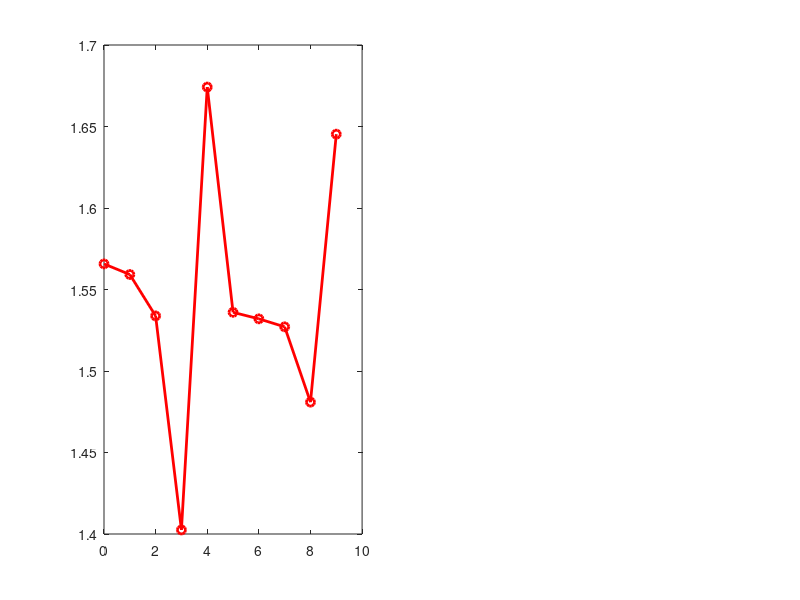

Source code (MATLAB): (Note: this script raises an error after producing the figure.)
clc, close all, clear all;

time_intervals = 0:1:9; % Time from 0 to 9 minutes

% Test 1 results
FIT4018_kg_hr_test1 = [1.5657, 1.5592, 1.5338, 1.4025, 1.6742, 1.5360, 1.5320, 1.5271, 1.4809, 1.6453];
ExternFlowmeter_kg_hr_test1 = [1.7435, 1.7438, 1.7785, 1.7777, 1.7799, 1.7123, 1.7781, 1.7733, 1.7772, 1.7850];

% Test 2 results
FIT4018_kg_hr_test2 = [6.8252, 6.7081, 6.7629, 6.6409, 6.6708, 6.7098, 6.7246, 6.6630, 6.7123, 6.7452];
ExternFlowmeter_kg_hr_test2 = [7.6042, 7.6211, 7.6316, 7.6130, 7.6158, 7.6054, 7.5997, 7.6097, 7.6017, 7.6311];

% Calculate the average values for each test
average_FIT4018_test1 = mean(FIT4018_kg_hr_test1);
average_ExternFlowmeter_test1 = mean(ExternFlowmeter_kg_hr_test1);
average_FIT4018_test2 = mean(FIT4018_kg_hr_test2);
average_ExternFlowmeter_test2 = mean(ExternFlowmeter_kg_hr_test2);


% Totalizer
Totalizer_FIT4018_test1 = 0.2609 * 60/10;
Totalizer_ExternFlowmeter_test1 = 0.2929 * 60/10;
Flowglass_Test1 = 0.291 * 60/10; % Closes instantly

Totalizer_FIT4018_test2 = 1.1833 * 60/10;
Totalizer_ExternFlowmeter_test2 = 1.2623 * 60/10;
Flowglass_Test2 = 1.267 * 60/10; % Closes instantly

% Create figure
figure;

% Subplot for Test 1
subplot(1,2,1); % Adjust to a 1x2 grid for two tests
plot(time_intervals, FIT4018_kg_hr_test1,'LineWidth', 2, 'Marker', 'o', 'Color', 'red','DisplayName', '42FIT4018');
hold on;
yline(Totalizer_FIT4018_test1,':', 'Color', 'red', 'LineWidth', 2,'DisplayName', 'Totalizer');
plot(time_intervals, ExternFlowmeter_kg_hr_test1, 'LineWidth', 2, 'Marker', 's', 'Color', 'green','DisplayName', 'External Flow meter');
yline(Totalizer_ExternFlowmeter_test1,':', 'Color', 'green', 'LineWidth', 2,'DisplayName', 'Totalizer');
yline(Flowglass_Test1,':', 'Color', 'Blue', 'LineWidth', 2,'DisplayName', 'Flow-glass');
title('Deviation Test 1 [Pump Strokelength: 20%]');
xlabel('Time [min]', 'FontSize', 10, 'FontWeight', 'bold');
ylabel('Flow Rate [kg/hr]', 'FontSize', 10, 'FontWeight', 'bold');
xlim([0,9]);
ylim([0 10]);
grid on;
legend('show');

% Subplot for Test 2
subplot(1,2,2); % Adjust to a 1x2 grid for two tests
plot(time_intervals, FIT4018_kg_hr_test2, 'LineWidth', 2, 'Marker', 'o', 'Color', 'red','DisplayName', '42FIT4018');
hold on;
yline(Totalizer_FIT4018_test2,':', 'Color', 'red', 'LineWidth', 2,'DisplayName', 'Totalizer');
plot(time_intervals, ExternFlowmeter_kg_hr_test2,'LineWidth', 2, 'Marker', 's', 'Color', 'green','DisplayName', 'External Flow meter');
yline(Totalizer_ExternFlowmeter_test2,':', 'Color', 'green', 'LineWidth', 2,'DisplayName', 'Totalizer');
yline(Flowglass_Test2,':', 'Color', 'Blue', 'LineWidth', 2,'DisplayName', 'Flow-glass');
title('Deviation Test 2 [Pump Strokelength: 70%]');
xlabel('Time [min]', 'FontSize', 10, 'FontWeight', 'bold');
ylabel('Flow Rate [kg/hr]', 'FontSize', 10, 'FontWeight', 'bold');
xlim([0,9]);
ylim([0 10]);
grid on;
legend('show');

hold off;
